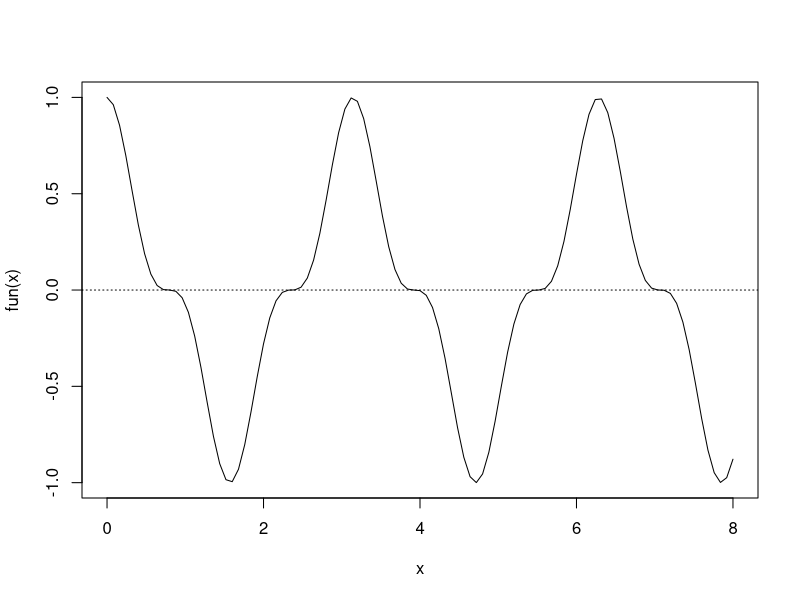

Write R code to recreate this figure. (Note: this script raises an error after producing the figure.)
## ---- chunk 1
knitr::opts_chunk$set(echo = TRUE, message = FALSE, warning = FALSE, eval = FALSE)
## ---- chunk 2
fun <- function (x) cos(2*x)^3
curve(fun, 0, 8) # 先画个图看看解大约在哪里
abline(h = 0, lty = 3) # 把0轴搞出来
uni <- uniroot(fun, c(0, 8))$root # 此时求解
## ---- chunk 3
para <- list(R1 = 0.1, phi1 = 0.8, H1 = 0.3, A1 = 0.8, intcp = 1) %>% as.numeric()
# par就是要优化的参数的初值
# fn就是要优化的函数，譬如似然函数，这个函数可以包含多个参数，
#    如这里的Y,X,r等。然后那个没写进来的参数就是要优化的参数。
#    lnlik <- function(Y = Y, X = X,para = para, r = 1){...}
# gr和hess如果必要，可以包含进来。
# lower,upper就是搜寻的上下界。
a <- optimx(par = para, fn = lnlik, Y = Y, X = X, r = 1, 
            lower = c(0.01,0.01,0.01,0.01,-Inf), 
            upper = c(Inf, 0.99,Inf,Inf,Inf),control = list(all.methods = T))
gHgen(par, fn) # 创造得分矩阵，海塞矩阵。
## ---- chunk 4
# 比如我的目标函数如下
fn <- function (x,a,b){
    ...
}
# 约束函数如下。一定要把a和b写进去，即便函数中未用到它
hin <- function(x, a, b){
    ...
}
# 优化函数如下
constrOptim.nl(par, fn, gr = NULL, 
hin = NULL, hin.jac = NULL, heq = NULL, heq.jac = NULL, 
control.outer=list(), control.optim = list(), ...)
